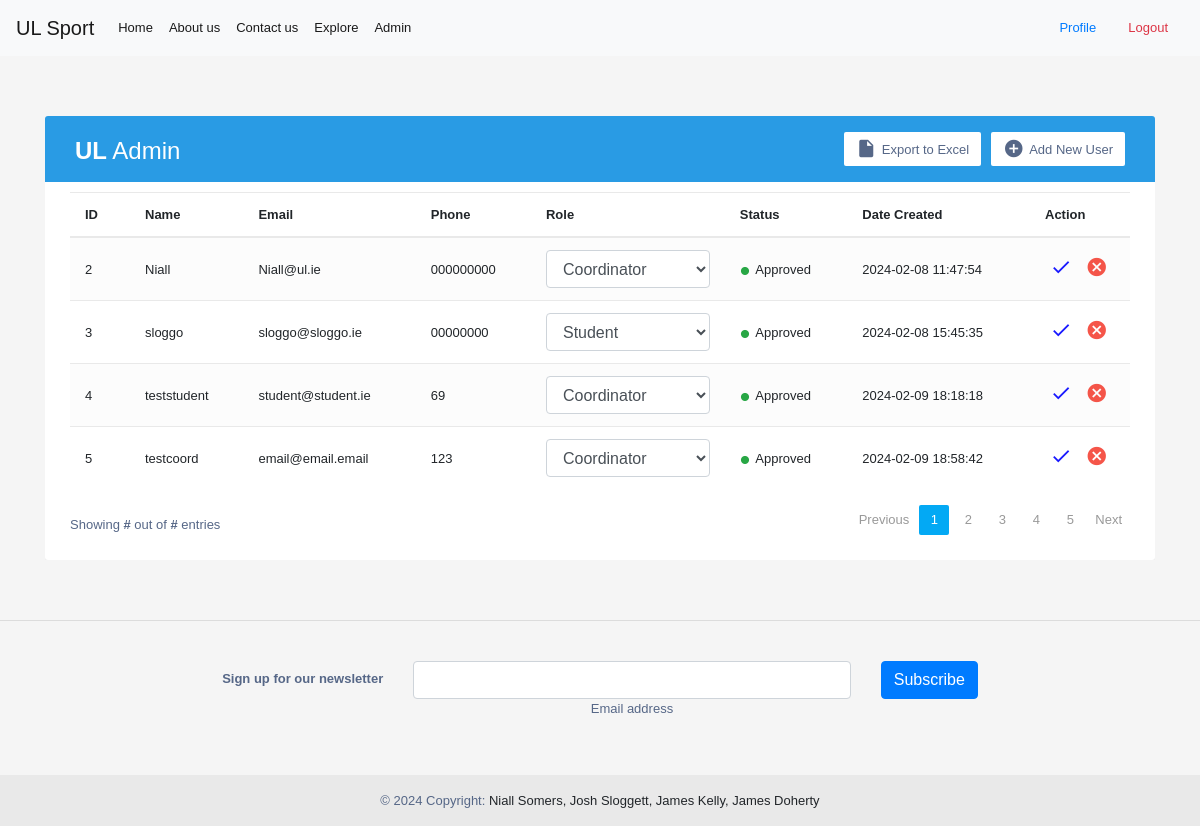
Page /admin (signed in) on the committed database.
### tables this page shows
CREATE TABLE Users (
    UserID INTEGER PRIMARY KEY AUTOINCREMENT,
    Username TEXT NOT NULL,
    Password TEXT NOT NULL,
    Contact TEXT NOT NULL,
    Email TEXT NOT NULL,
    Role TEXT NOT NULL,
    ApprovalStatus TEXT DEFAULT 'Pending',
    CreatedAt TIMESTAMP DEFAULT CURRENT_TIMESTAMP,
    UpdatedAt TIMESTAMP DEFAULT CURRENT_TIMESTAMP
);

### permissionpages.py (the view)
def admin():
    if current_user is None:
        return render_template('/home.html',)
    else:
        conn = db.connect('db/user_data.db')
        cursor = conn.cursor()
        cursor.execute('SELECT * FROM Users WHERE UserID = ?', (current_user.id,))
        role_data = cursor.fetchone()
        cursor.execute('SELECT userid, username, email, contact, role, CreatedAt,approvalstatus FROM Users WHERE Role != \'Admin\'')
        user_data = cursor.fetchall()
        return render_template('/admin.html', current_user=current_user, role=role_data[5], users_data=user_data)

### app.py (called while the page is built, shortened)
@login_manager.user_loader
def load_user(user_id):
    conn = db.connect('db/user_data.db')
    cursor = conn.cursor()
    cursor.execute('SELECT * FROM Users WHERE UserID = ?', (user_id,))
    user_data = cursor.fetchone()
    conn.close()
    if user_data:
        return auth.User(user_data[0], user_data[1])

@app.context_processor
def utility_processor():
    def current_user_data():
        if current_user.is_authenticated:
            conn = db.connect('db/user_data.db')
            cursor = conn.cursor()
            cursor.execute('SELECT * FROM Users WHERE UserID = ?', (current_user.id,))
            currentUsrData = cursor.fetchone()
            userData = auth.USERDATA(
                currentUsrData[1],
                currentUsrData[3],
                currentUsrData[4],
                currentUsrData[5],
                currentUsrData[6]
            )
            print(userData.role)
            return userData
    return dict(user_data=current_user_data())

### templates/admin.html (shortened to what this page needs)
{% extends "base.html" %}
{% block content %}
{% if role == 'Admin' %}
<div class="container-xl">
    <div class="table-responsive">
        <div class="table-wrapper">
            <div class="table-title">
                <div class="row">
                    <div class="col-sm-5">
                        <h2><b>UL</b> Admin</h2>
                    </div>
                    <div class="col-sm-7">
                        <a href="#" class="btn btn-secondary"><i class="material-icons">&#xE147;</i> <span>Add New User</span></a>
                        <a href="#" class="btn btn-secondary"><i class="material-icons">&#xE24D;</i> <span>Export to Excel</span></a>
                    </div>
                </div>
            </div>
            <table class="table table-striped table-hover">
                <thead>
                    <tr>
                        <th>ID</th>
                        <th>Name</th>
                        <th>Email</th>
                        <th>Phone</th>
                        <th>Role</th>
                        <th>Status</th>
                        <th>Date Created</th>
                        <th>Action</th>
                    </tr>
                </thead>
                <tbody>
                {% for data in users_data %}
                    <tr>
                        <td>{{data[0]}}</td>
                        <td>{{data[1]}}</td>
                        <td>{{data[2]}}</td>
                        <td>{{data[3]}}</td>
                        <form method="post" action="{{ url_for('updateMember') }}">
                            <td>
                                        <select class="select form-control" id="select" name="role">
                                            <option value="Coordinator" {% if data[4] == "Coordinator" %}selected{% endif %}>Coordinator</option>
                                            <option value="Student" {% if data[4] == "Student" %}selected{% endif %}>Student</option>
                                        </select>
                            </td>
                            {% if data[6] != "Pending" %}
                                <td><input type="hidden" name="approval" value="on"/><span class="status text-success">&bull;</span> {{data[6]}}</td>
                            {% else %}
                                <td><input type="checkbox" name="approval"/><span class="status text-danger">&bull;</span> {{data[6]}}</td>
                            {% endif %}
                            <td>{{data[5]}}</td>
                            <td>
                                  <button type="submit" style="background: transparent; border: 0; padding: 0; color: blue;" class="update-user" title="Update User" data-toggle="tooltip">
                                    <i class="material-icons">&#xE5CA;</i>
                                  </button>
                                <a href="#" class="delete" title="Delete" data-toggle="tooltip"><i class="material-icons">&#xE5C9;</i></a>
                            </td>
                        </form>
                    </tr>
                    {% endfor %}
                </tbody>
            </table>
            <div class="clearfix">
                <div class="hint-text">Showing <b>#</b> out of <b>#</b> entries</div>
                <ul class="pagination">
                    <li class="page-item disabled"><a href="#">Previous</a></li>
                    <li class="page-item active"><a href="#" class="page-link">1</a></li>
                    <li class="page-item"><a href="#" class="page-link">2</a></li>
                    <li class="page-item "><a href="#" class="page-link">3</a></li>
                    <li class="page-item"><a href="#" class="page-link">4</a></li>
                    <li class="page-item"><a href="#" class="page-link">5</a></li>
                    <li class="page-item"><a href="#" class="page-link">Next</a></li>
                </ul>
            </div>
        </div>
    </div>
</div>
        {% else %}
        <p>{{current_user.username}} is not authorized to access this page!</p>
        {% endif %}
{% endblock %}

### templates/base.html (style rules this page uses)
body { min-height: 100vh; overflow-x: hidden; }

### templates/admin.html (style rules this page uses)
body { color: #566787; background: #f5f5f5; font-family: 'Varela Round', sans-serif; font-size: 13px; }
.table-responsive { margin: 30px 0; }
.table-wrapper { min-width: 1000px; background: #fff; padding: 20px 25px; border-radius: 3px; box-shadow: 0 1px 1px rgba(0,0,0,.05); }
.table-title { padding-bottom: 15px; background: #299be4; color: #fff; padding: 16px 30px; margin: -20px -25px 10px; border-radius: 3px 3px 0 0; }
.table-title h2 { margin: 5px 0 0; font-size: 24px; }
.table-title .btn { color: #566787; float: right; font-size: 13px; background: #fff; border: none; min-width: 50px; border-radius: 2px; border: none; outline: none !important; margin-left: 10px; }
.table-title .btn i { float: left; font-size: 21px; margin-right: 5px; }
.table-title .btn span { float: left; margin-top: 2px; }
table.table tr th, table.table tr td { border-color: #e9e9e9; padding: 12px 15px; vertical-align: middle; }
table.table tr th:first-child { width: 60px; }
table.table tr th:last-child { width: 100px; }
table.table-striped tbody tr:nth-of-type(odd) { background-color: #fcfcfc; }
table.table td:last-child i { opacity: 0.9; font-size: 22px; margin: 0 5px; }
table.table td a { font-weight: bold; color: #566787; display: inline-block; text-decoration: none; }
table.table td a.delete { color: #F44336; }
table.table td i { font-size: 19px; }
.status { font-size: 30px; margin: 2px 2px 0 0; display: inline-block; vertical-align: middle; line-height: 10px; }
.text-success { color: #10c469; }
.pagination { float: right; margin: 0 0 5px; }
.pagination li a { border: none; font-size: 13px; min-width: 30px; min-height: 30px; color: #999; margin: 0 2px; line-height: 30px; border-radius: 2px !important; text-align: center; padding: 0 6px; }
.pagination li.active a, .pagination li.active a.page-link { background: #03A9F4; }
.hint-text { float: left; margin-top: 10px; font-size: 13px; }

### rows in the picture
Users: UserID "2", Username "Niall", Email "Niall@ul.ie", Contact "000000000", role "Coordinator", ApprovalStatus "Approved", CreatedAt "2024-02-08 11:47:54"
Users: UserID "3", Username "sloggo", Email "sloggo@sloggo.ie", Contact "00000000", role "Student", ApprovalStatus "Approved", CreatedAt "2024-02-08 15:45:35"
Users: UserID "4", Username "teststudent", Email "student@student.ie", Contact "69", role "Coordinator", ApprovalStatus "Approved", CreatedAt "2024-02-09 18:18:18"
Users: UserID "5", Username "testcoord", Email "email@email.email", Contact "123", role "Coordinator", ApprovalStatus "Approved", CreatedAt "2024-02-09 18:58:42"
